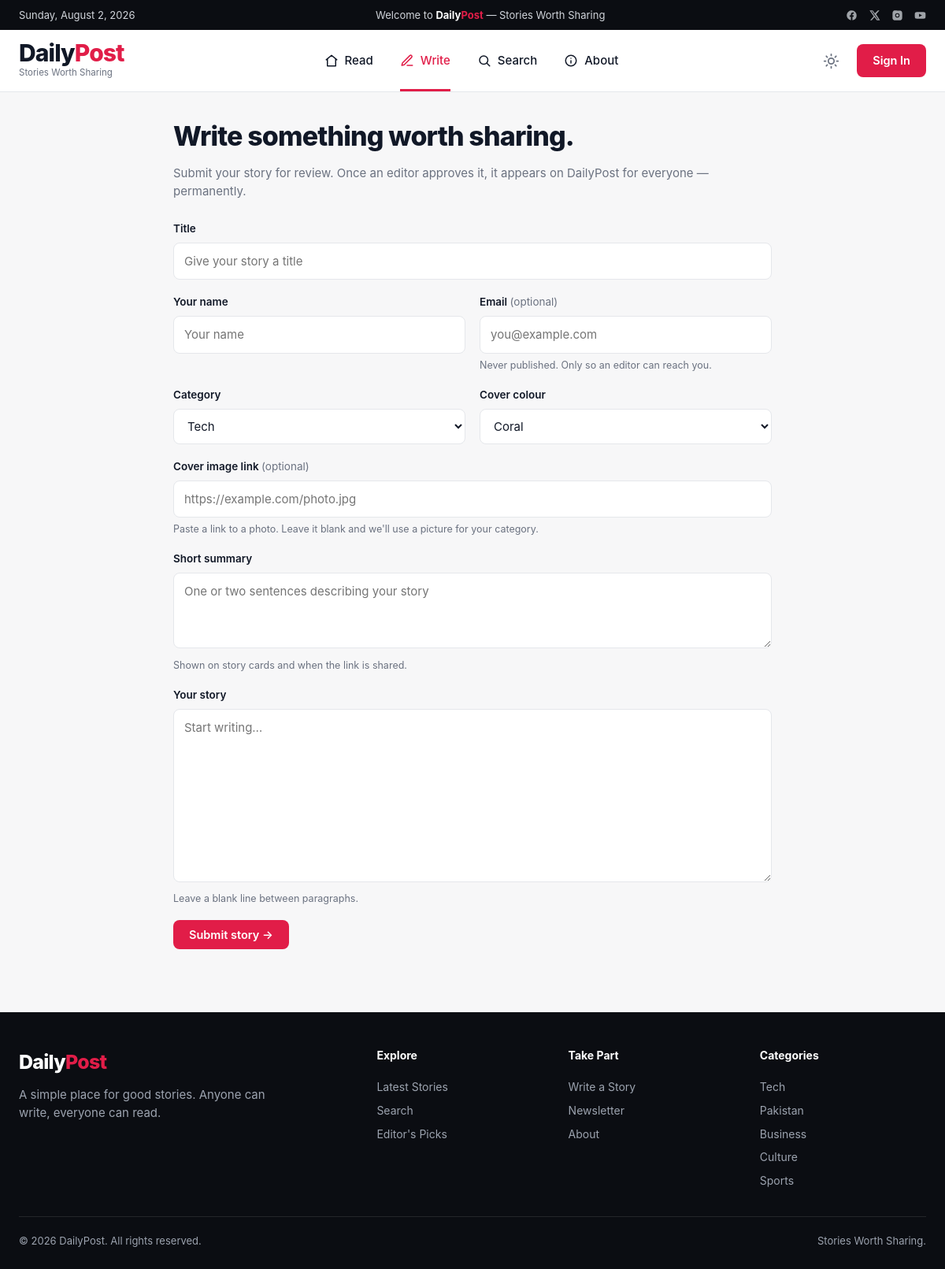
Page /write.php on the committed database.
### tables this page shows
CREATE TABLE `categories` (
  `slug` varchar(40) NOT NULL,
  `name` varchar(60) NOT NULL,
  `badge_color` varchar(20) NOT NULL,
  `default_image` varchar(500) NOT NULL,
  `sort_order` int(11) NOT NULL DEFAULT 0,
  PRIMARY KEY (`slug`)
);

### includes/helpers.php (called while the page is built, shortened)
<?php
function e(?string $value): string
{
    return htmlspecialchars($value ?? '', ENT_QUOTES, 'UTF-8');
}

### write.php (the view, shortened to what this page needs)
<?php
require 'config/db.php';
$old    = $_SESSION['form_old']    ?? [];
$categories = [];
foreach ($pdo->query("SELECT * FROM categories ORDER BY sort_order") as $c) {
    $categories[$c['slug']] = $c;
}
$v = fn(string $k): string => e($old[$k] ?? '');
require 'includes/header.php';
?>
<div class="wrap">
<div class="formwrap">
  <h1>Write something worth sharing.</h1>
  <p class="sub">
    Submit your story for review. Once an editor approves it, it appears on
    DailyPost for everyone — permanently.
  </p>
  <form method="post" action="submit.php">
    <div class="field">
      <label for="title">Title</label>
      <input id="title" name="title" maxlength="180" required
             placeholder="Give your story a title" value="<?= $v('title') ?>">
    </div>
    <div class="two-up">
      <div class="field">
        <label for="author">Your name</label>
        <input id="author" name="author" maxlength="80" required
               placeholder="Your name" value="<?= $v('author') ?>">
      </div>
      <div class="field">
        <label for="email">Email <span style="font-weight:400;color:var(--text-muted)">(optional)</span></label>
        <input id="email" type="email" name="email" maxlength="180"
               placeholder="you@example.com" value="<?= $v('email') ?>">
        <span class="hint">Never published. Only so an editor can reach you.</span>
      </div>
    </div>
    <div class="two-up">
      <div class="field">
        <label for="category">Category</label>
        <select id="category" name="category">
          <?php foreach ($categories as $c): ?>
            <option value="<?= e($c['slug']) ?>" <?= ($old['category'] ?? '') === $c['slug'] ? 'selected' : '' ?>>
              <?= e($c['name']) ?>
            </option>
          <?php endforeach; ?>
        </select>
      </div>
      <div class="field">
        <label for="color">Cover colour</label>
        <select id="color" name="color">
          <?php foreach (['coral','blue','green','purple','yellow'] as $c): ?>
            <option value="<?= $c ?>" <?= ($old['color'] ?? '') === $c ? 'selected' : '' ?>><?= ucfirst($c) ?></option>
          <?php endforeach; ?>
        </select>
      </div>
    </div>
    <div class="field">
      <label for="image_url">Cover image link <span style="font-weight:400;color:var(--text-muted)">(optional)</span></label>
      <input id="image_url" type="url" name="image_url" maxlength="500"
             placeholder="https://example.com/photo.jpg" value="<?= $v('image_url') ?>">
      <span class="hint">Paste a link to a photo. Leave it blank and we'll use a picture for your category.</span>
    </div>
    <div class="field">
      <label for="excerpt">Short summary</label>
      <textarea id="excerpt" name="excerpt" maxlength="300" rows="3" style="min-height:auto"
                placeholder="One or two sentences describing your story"><?= $v('excerpt') ?></textarea>
      <span class="hint">Shown on story cards and when the link is shared.</span>
    </div>
    <div class="field">
      <label for="body">Your story</label>
      <textarea id="body" name="body" maxlength="30000" required
                placeholder="Start writing…"><?= $v('body') ?></textarea>
      <span class="hint">Leave a blank line between paragraphs.</span>
    </div>
    <button class="btn" type="submit">Submit story →</button>
  </form>
</div>
</div>
<?php require 'includes/footer.php'; ?>

### includes/footer.php (shortened to what this page needs)
<footer class="site-footer">
  <div class="wrap">
    <div class="cols">
      <div>
        <div class="brand">Daily<span>Post</span></div>
        <p style="margin:10px 0 0;max-width:320px">
          A simple place for good stories. Anyone can write, everyone can read.
        </p>
      </div>
      <div>
        <h4>Explore</h4>
        <a href="<?= $base ?? '' ?>index.php">Latest Stories</a>
        <a href="<?= $base ?? '' ?>search.php">Search</a>
        <a href="<?= $base ?? '' ?>index.php#picks">Editor's Picks</a>
      </div>
      <div>
        <h4>Take Part</h4>
        <a href="<?= $base ?? '' ?>write.php">Write a Story</a>
        <a href="<?= $base ?? '' ?>index.php#newsletter">Newsletter</a>
        <a href="<?= $base ?? '' ?>about.php">About</a>
      </div>
      <div>
        <h4>Categories</h4>
        <?php
        foreach (array_slice($categories ?? [], 0, 5) as $c):
        ?>
          <a href="<?= $base ?? '' ?>search.php?category=<?= e($c['slug']) ?>"><?= e($c['name']) ?></a>
        <?php endforeach; ?>
      </div>
    </div>
    <div class="base">
      <span>© <?= date('Y') ?> DailyPost. All rights reserved.</span>
      <span>Stories Worth Sharing.</span>
    </div>
  </div>
</footer>
</body>
</html>

### assets/css/dailypost.css (style rules this page uses)
:root { --accent: #e11d48; --accent-hover: #be123c; --bg: #f7f7f8; --surface: #ffffff; --surface-2: #f3f4f6; --text: #111827; --text-muted: #6b7280; --border: #e5e7eb; --topbar-bg: #0b0d12; --topbar-text: #d1d5db; --shadow: 0 1px 3px rgba(0,0,0,.06), 0 1px 2px rgba(0,0,0,.04); --shadow-lg: 0 10px 30px rgba(0,0,0,.10); --radius: 12px; --max: 1440px; }
* { box-sizing: border-box; }
html { scroll-behavior: smooth; }
body { margin: 0; background: var(--bg); color: var(--text); font-family: -apple-system, BlinkMacSystemFont, "Segoe UI", Roboto, "Helvetica Neue", Arial, sans-serif; font-size: 15px; line-height: 1.55; -webkit-font-smoothing: antialiased; transition: background .2s, color .2s; }
a { color: inherit; text-decoration: none; }
.wrap { max-width: var(--max); margin: 0 auto; padding: 0 24px; }
.btn { display: inline-flex; align-items: center; justify-content: center; gap: 8px; border: 0; border-radius: 8px; padding: 10px 20px; font-size: 14.5px; font-weight: 600; font-family: inherit; cursor: pointer; background: var(--accent); color: #fff; transition: background .15s; }
.formwrap { max-width: 760px; margin: 0 auto; padding: 30px 0 60px; }
.formwrap h1 { font-size: 34px; font-weight: 800; letter-spacing: -.025em; margin: 0 0 8px; }
.formwrap .sub { color: var(--text-muted); margin: 0 0 26px; }
.field { margin-bottom: 18px; }
.field label { display: block; font-size: 13.5px; font-weight: 600; margin-bottom: 7px; }
.field input, .field textarea, .field select { width: 100%; padding: 11px 13px; border: 1px solid var(--border); border-radius: 8px; background: var(--surface); color: var(--text); font: inherit; font-size: 15px; }
.field textarea { resize: vertical; min-height: 220px; line-height: 1.6; }
.field .hint { display: block; font-size: 12.5px; color: var(--text-muted); margin-top: 5px; font-weight: 400; }
.two-up { display: grid; grid-template-columns: 1fr 1fr; gap: 18px; }
.site-footer { background: var(--topbar-bg); color: #9ca3af; padding: 44px 0 26px; margin-top: 20px; }
.site-footer .cols { display: grid; grid-template-columns: 2fr 1fr 1fr 1fr; gap: 32px; }
.site-footer h4 { color: #fff; font-size: 14px; margin: 0 0 14px; font-weight: 700; }
.site-footer a { display: block; padding: 4px 0; font-size: 14px; }
.site-footer .brand { font-size: 25px; font-weight: 800; color: #fff; letter-spacing: -.03em; }
.site-footer .brand span { color: var(--accent); }
.site-footer .base { margin-top: 30px; padding-top: 20px; border-top: 1px solid rgba(255,255,255,.1); display: flex; justify-content: space-between; gap: 16px; font-size: 13px; flex-wrap: wrap; }

### rows in the picture
categories: name "Tech"
categories: name "Pakistan"
categories: name "Business"
categories: name "Culture"
categories: name "Sports"

### other values in the picture
form field category "Tech"
form field color "Coral"
